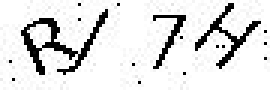
#> input picture images/IMG_0174.JPG, 90 x 30 px, found by its file name (shown 3 times larger)
$ python 17-imgeErode.py
#> lines starting #> are read from the running program, lines starting #| are printed output that depends on the picture; after the words box and inside, x2 and y2 are one past the last pixel; in counts of white or black regions, pixels touching at a corner belong together
import cv2
import numpy as np

if __name__ == '__main__':
    img = cv2.imread(r'E:\gaofeiSoftWare\PythonWorkSpace\openCV1\images\IMG_0174.JPG', cv2.IMREAD_UNCHANGED)
#> img is the input picture: shape (30, 90, 3); min 0, max 255, mean 224.1
    cv2.imshow('bgr', img)

    img = cv2.resize(img, None, fx=10, fy=10)
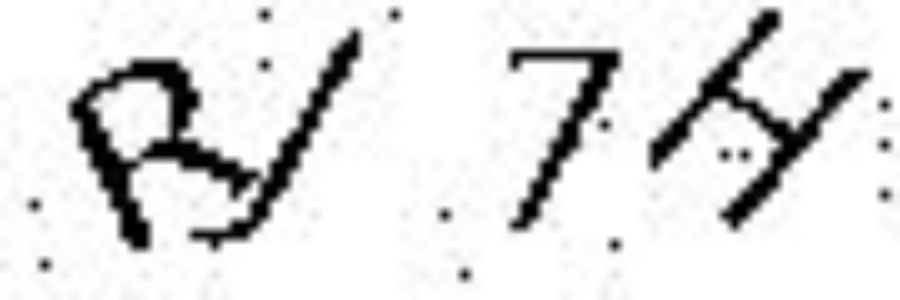
#> img: shape (300, 900, 3); min 0, max 255, mean 224.1
    cv2.imshow('resizeimg', img)

    img = cv2.cvtColor(img, cv2.COLOR_BGR2GRAY)
#> img: shape (300, 900)
    cv2.imshow('gray', img)
    ret, img = cv2.threshold(img, 145, 255, cv2.THRESH_BINARY_INV)
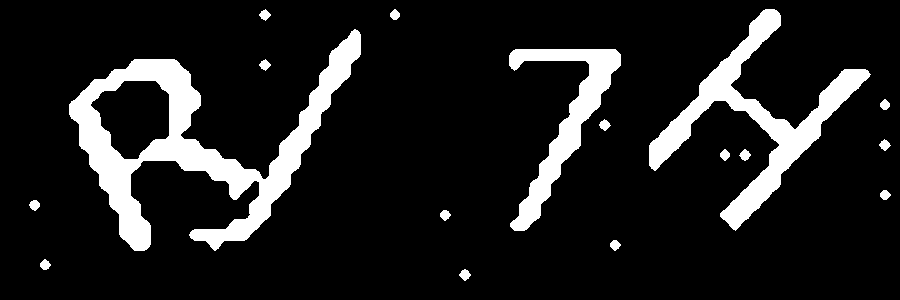
#> img: shape (300, 900); 12.2% white; 17 white regions, largest, box (x1, y1, x2, y2) and area: (69, 29, 361, 251) 16660, (649, 9, 871, 231) 9649, (509, 49, 621, 231) 5510
    cv2.imshow('erzhihua', img)
    print(img)
#> (printed output is left out)

    kernel = np.ones((2, 2), np.uint8)
    img = cv2.erode(img, kernel, iterations=3)
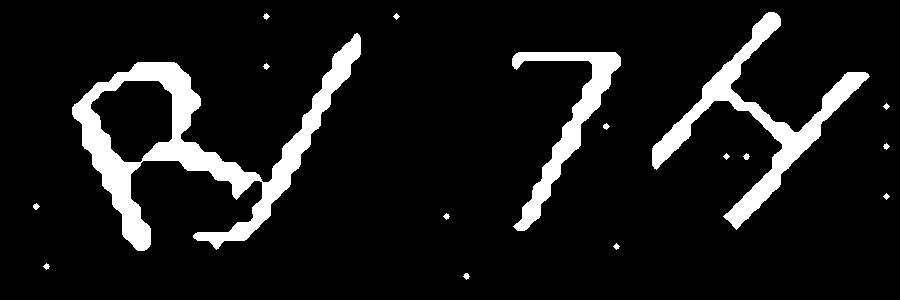
#> img: shape (300, 900); 9.6% white; 17 white regions, largest, box (x1, y1, x2, y2) and area: (72, 33, 361, 251) 13633, (652, 12, 870, 230) 7614, (512, 52, 621, 231) 4369
    cv2.imshow('erode', img)

    img = cv2.medianBlur(img, 13)
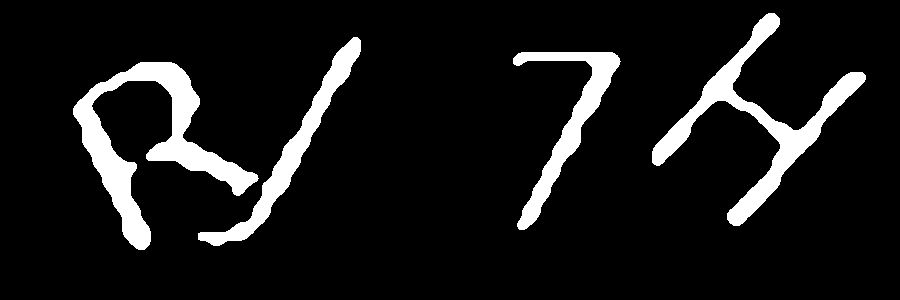
#> img: shape (300, 900); 9.4% white; 4 white regions, box (x1, y1, x2, y2) and area: (73, 62, 259, 250) 9037, (652, 13, 866, 226) 7557, (198, 37, 361, 246) 4451, (513, 52, 621, 230) 4306
    cv2.imshow('medianBlur', img)

    ret, img = cv2.threshold(img, 145, 255, cv2.THRESH_BINARY_INV)
    cv2.imshow('erzhihua2', img)

    cv2.waitKey()
    cv2.destroyAllWindows()
